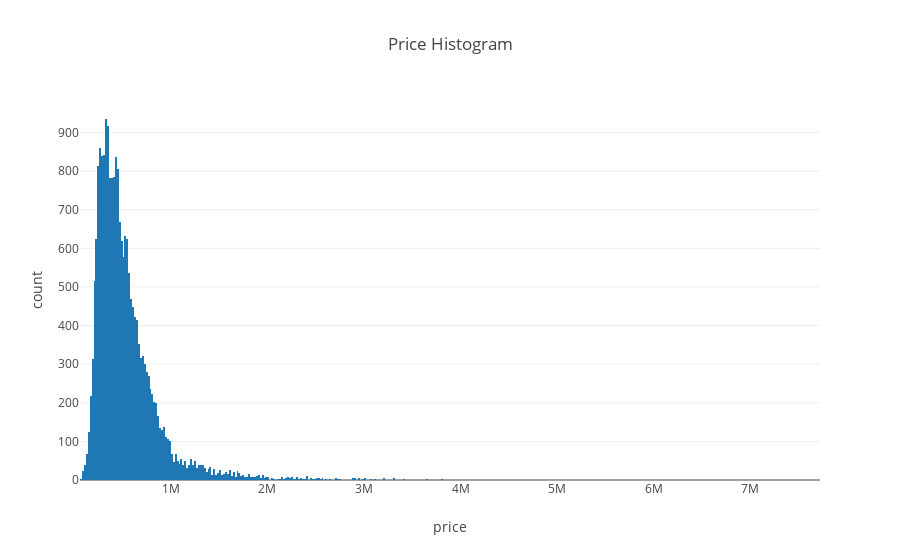

The code cell stored with this chart in its notebook:
### Code cell
import plotly.express as px
fig = px.histogram(houses.price, x="price", title="Price Histogram")
fig.show()

### Figure 1 — Plotly figure (JSON) as saved in the notebook; plotly's stock layout.template omitted (floating-point values rounded to 4 significant figures; data arrays with more than 128 entries replaced by an {"elided": "..."} marker saying what was removed)
{"data": [{"alignmentgroup": "True", "bingroup": "x", "hovertemplate": "price=%{x}<br>count=%{y}<extra></extra>", "legendgroup": "", "marker": {"color": "#1F77B4", "pattern": {"shape": ""}}, "name": "", "offsetgroup": "", "orientation": "v", "showlegend": false, "type": "histogram", "x": {"elided": "21613 int values"}, "xaxis": "x", "yaxis": "y"}], "layout": {"barmode": "relative", "legend": {"tracegroupgap": 0}, "title": {"text": "Price Histogram"}, "xaxis": {"anchor": "y", "domain": [0, 1], "title": {"text": "price"}}, "yaxis": {"anchor": "x", "domain": [0, 1], "title": {"text": "count"}}}}
